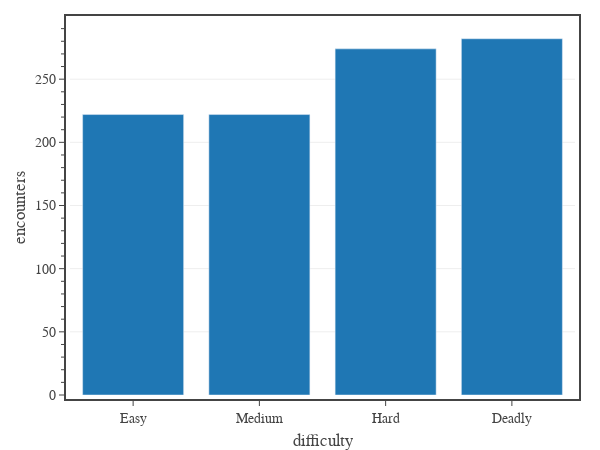

The code cell stored with this chart in its notebook:
### Markdown cell above
# Unused

### Code cell
# plots the distribution of encounters by difficulty
# create figure
fig = go.Figure()

dfG = dfe[['2014 difficulty','hp_lost']].groupby('2014 difficulty', observed=True).count().reset_index()
fig.add_trace(go.Bar(
    x=dfG['2014 difficulty'],
    y=dfG['hp_lost'],
    hoverinfo='skip',
))

# show figure
fig.update_layout(
    template=tfb.FIG_TEMPLATE,
    margin=dict(l=70, r=25, b=55, t=20, pad=4),
    xaxis=dict(
        title_text='difficulty',
        autorange=True,
        tickmode='auto',
    ),
    yaxis=dict(
        title_text=f'encounters',
        autorange=True,
        tickmode='auto',
        minor_tickmode='auto',
    ),
    width=600, 
    height=450,
)
fig.show(config=tfb.FIG_CONFIG)

# save figures
if SAVEFIGS:
    fig.update_layout(autosize=True, width=None, height=None)
    #tfb.save_fig_html(fig, format='large', name=f'./fig-ab-vs-cr-large')
    #tfb.save_fig_html(fig, format='small', name=f'./fig-ab-vs-cr-small')

### Figure 1 — Plotly figure (JSON) as saved in the notebook; plotly's stock layout.template omitted (floating-point values rounded to 4 significant figures)
{"data": [{"hoverinfo": "skip", "type": "bar", "x": ["Easy", "Medium", "Hard", "Deadly"], "y": [222, 222, 274, 282]}], "layout": {"height": 450, "margin": {"b": 55, "l": 70, "pad": 4, "r": 25, "t": 20}, "width": 600, "xaxis": {"autorange": true, "tickmode": "auto", "title": {"text": "difficulty"}}, "yaxis": {"autorange": true, "minor": {"tickmode": "auto"}, "tickmode": "auto", "title": {"text": "encounters"}}}}
